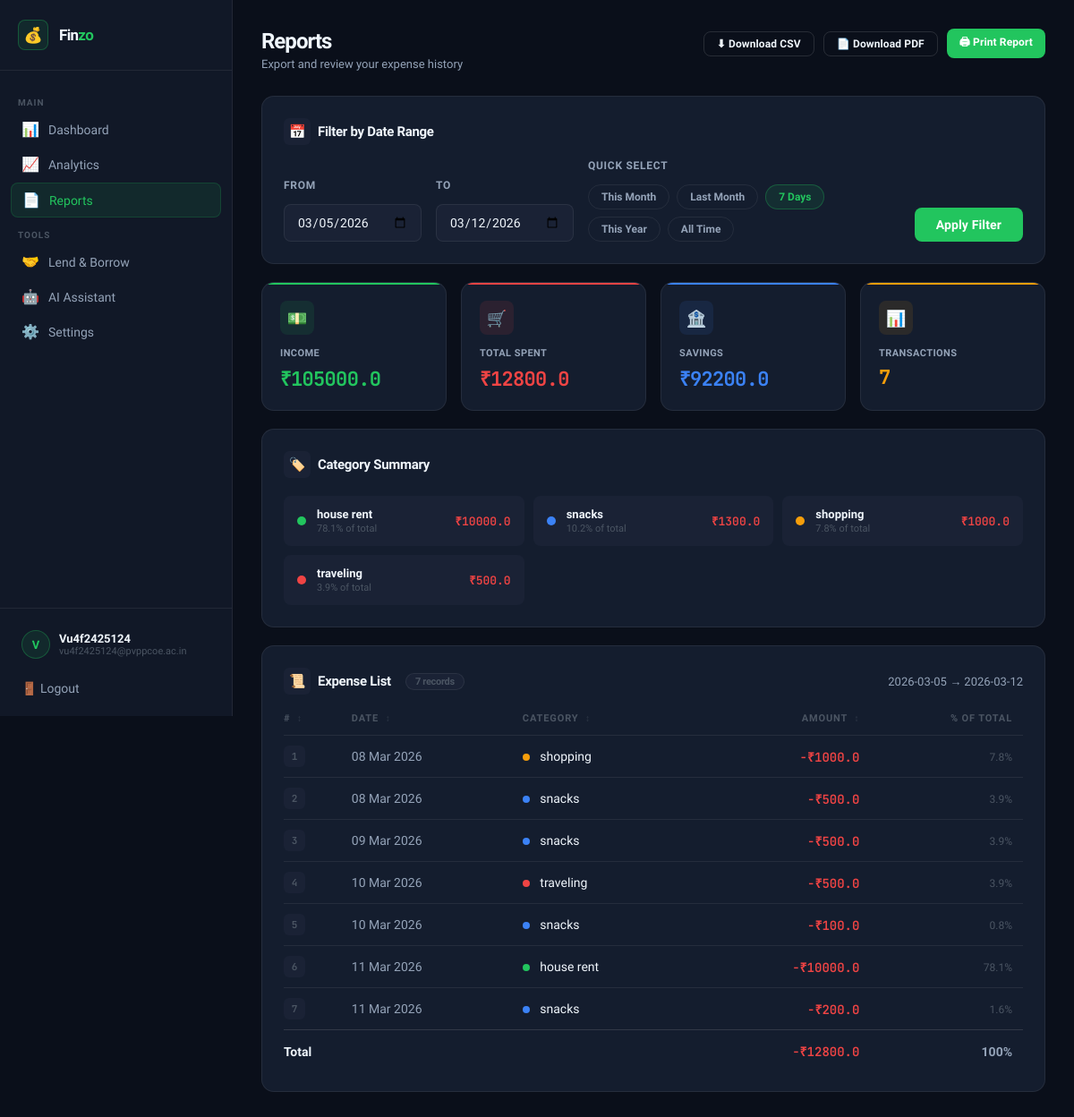
The app's page /reports?quick=last_7 (signed in) with its own data.
### app.py (models this page shows)
class User(db.Model):
    id           = db.Column(db.Integer, primary_key=True)
    email        = db.Column(db.String(120), unique=True, nullable=False)
    password     = db.Column(db.String(200), nullable=False)
    income       = db.Column(db.Float,  default=0)
    budget       = db.Column(db.Float,  default=0)
    savings_goal      = db.Column(db.Float,  default=0)
    occasional_fund   = db.Column(db.Float,  default=0)

class Expense(db.Model):
    id       = db.Column(db.Integer, primary_key=True)
    amount   = db.Column(db.Float,       nullable=False)
    category = db.Column(db.String(100), nullable=False)
    date     = db.Column(db.DateTime,    default=datetime.now)
    user_id  = db.Column(db.Integer, db.ForeignKey('user.id'), nullable=False)

### app.py (the view)
@app.route("/reports")
def reports():
    if 'user_id' not in session: return redirect(url_for('login'))
    user = db.session.get(User, session['user_id'])
    from_dt,to_dt,from_str,to_str,quick = _date_range_from_params(request.args)
    expenses      = _fetch_report_expenses(session['user_id'],from_dt,to_dt)
    total_expense = sum(e.amount for e in expenses)
    category_totals = defaultdict(float)
    for exp in expenses: category_totals[exp.category] += exp.amount
    return render_template("reports.html",
        email=session['user_email'], expenses=expenses,
        total_expense=total_expense, income=user.income,
        savings=user.income-total_expense,
        category_totals=dict(sorted(category_totals.items(),key=lambda x:x[1],reverse=True)),
        from_date=from_str, to_date=to_str, quick=quick,
        now=datetime.now().strftime("%d %b %Y, %I:%M %p"),
    )

### app.py (called while the page is built)
def _fetch_report_expenses(user_id, from_dt, to_dt):
    return Expense.query.filter(
        Expense.user_id == user_id,
        Expense.date    >= from_dt,
        Expense.date    <= to_dt
    ).order_by(Expense.date.asc()).all()

### templates/reports.html (shortened to what this page needs)
{% extends "layout.html" %}
{% set active_page = 'reports' %}
{% block content %}
<div class="page-header">
  <div>
    <h1 class="page-title">Reports</h1>
    <p class="page-subtitle">Export and review your expense history</p>
  </div>
  <div class="report-export-btns">
    <a href="/download_csv?from={{ from_date }}&to={{ to_date }}" class="btn btn-outline btn-sm">
      ⬇ Download CSV
    </a>
    <a href="/download_pdf?from={{ from_date }}&to={{ to_date }}" class="btn btn-outline btn-sm">
      📄 Download PDF
    </a>
    <button class="btn btn-primary btn-sm" onclick="window.print()">
      🖨 Print Report
    </button>
  </div>
</div>
<div class="card rp-filter-card">
  <h3 class="card-title" style="margin-bottom:16px"><span class="card-icon">📅</span> Filter by Date Range</h3>
  <form action="/reports" method="GET" class="rp-filter-form">
    <div class="rp-filter-row">
      <div class="rp-filter-group">
        <label class="form-label">From</label>
        <input class="input" type="date" name="from" value="{{ from_date }}" required>
      </div>
      <div class="rp-filter-group">
        <label class="form-label">To</label>
        <input class="input" type="date" name="to" value="{{ to_date }}" required>
      </div>
      <div class="rp-filter-group rp-quick-btns">
        <label class="form-label">Quick Select</label>
        <div style="display:flex;gap:8px;flex-wrap:wrap">
          <a href="/reports?quick=this_month"  class="filter-btn {% if quick=='this_month' %}active{% endif %}">This Month</a>
          <a href="/reports?quick=last_month"  class="filter-btn {% if quick=='last_month' %}active{% endif %}">Last Month</a>
          <a href="/reports?quick=last_7"      class="filter-btn {% if quick=='last_7' %}active{% endif %}">7 Days</a>
          <a href="/reports?quick=this_year"   class="filter-btn {% if quick=='this_year' %}active{% endif %}">This Year</a>
          <a href="/reports?quick=all"         class="filter-btn {% if quick=='all' %}active{% endif %}">All Time</a>
        </div>
      </div>
      <button class="btn btn-primary rp-filter-submit" type="submit">Apply Filter</button>
    </div>
  </form>
</div>
<div class="stats-grid" style="margin-bottom:20px">
  <div class="stat-card sc-green">
    <div class="stat-icon">💵</div>
    <div class="stat-label">Income</div>
    <div class="stat-value">₹{{ income }}</div>
  </div>
  <div class="stat-card sc-red">
    <div class="stat-icon">🛒</div>
    <div class="stat-label">Total Spent</div>
    <div class="stat-value">₹{{ total_expense|round(2) }}</div>
  </div>
  <div class="stat-card sc-blue">
    <div class="stat-icon">🏦</div>
    <div class="stat-label">Savings</div>
    <div class="stat-value">₹{{ savings|round(2) }}</div>
  </div>
  <div class="stat-card sc-amber">
    <div class="stat-icon">📊</div>
    <div class="stat-label">Transactions</div>
    <div class="stat-value">{{ expenses|length }}</div>
  </div>
</div>
{% if category_totals %}
<div class="card">
  <h3 class="card-title"><span class="card-icon">🏷️</span> Category Summary</h3>
  <div class="rp-cat-grid">
    {% set colors = ['#22C55E','#3B82F6','#F59E0B','#EF4444','#8B5CF6','#EC4899','#14B8A6','#F97316'] %}
    {% for cat, amt in category_totals.items() %}
      <div class="rp-cat-card">
        <span class="rp-cat-dot" style="background:{{ colors[loop.index0 % colors|length] }}"></span>
        <div class="rp-cat-info">
          <div class="rp-cat-name">{{ cat }}</div>
          <div class="rp-cat-pct">{{ ((amt / total_expense) * 100)|round(1) if total_expense else 0 }}% of total</div>
        </div>
        <span class="rp-cat-amt">₹{{ amt|round(2) }}</span>
      </div>
    {% endfor %}
  </div>
</div>
{% endif %}
<div class="card">
  <div style="display:flex;align-items:center;justify-content:space-between;margin-bottom:20px;flex-wrap:wrap;gap:12px">
    <h3 class="card-title" style="margin:0">
      <span class="card-icon">📜</span> Expense List
      <span class="rp-count-badge">{{ expenses|length }} records</span>
    </h3>
    {% if expenses %}
      <span style="font-size:13px;color:var(--text-2)">
        {{ from_date }} → {{ to_date }}
      </span>
    {% endif %}
  </div>
  {% if expenses %}
    <div class="rp-table-wrap">
      <table class="rp-table" id="expenseTable">
        <thead>
          <tr>
            <th class="sortable" onclick="sortTable(0)">#  <span class="sort-icon">↕</span></th>
            <th class="sortable" onclick="sortTable(1)">Date <span class="sort-icon">↕</span></th>
            <th class="sortable" onclick="sortTable(2)">Category <span class="sort-icon">↕</span></th>
            <th class="sortable" onclick="sortTable(3)" style="text-align:right">Amount <span class="sort-icon">↕</span></th>
            <th style="text-align:right">% of Total</th>
          </tr>
        </thead>
        <tbody>
          {% set colors = ['#22C55E','#3B82F6','#F59E0B','#EF4444','#8B5CF6','#EC4899','#14B8A6','#F97316'] %}
          {% set cat_list = category_totals.keys()|list %}
          {% for expense in expenses %}
            <tr>
              <td><span class="rp-row-num">{{ loop.index }}</span></td>
              <td style="color:var(--text-2)">{{ expense.date.strftime('%d %b %Y') }}</td>
              <td>
                {% set ci = cat_list.index(expense.category) if expense.category in cat_list else 0 %}
                <span class="cat-dot" style="background:{{ colors[ci % colors|length] }};"></span>
                <span class="cat-name">{{ expense.category }}</span>
              </td>
              <td style="text-align:right">
                <span class="expense-amt">-₹{{ expense.amount }}</span>
              </td>
              <td style="text-align:right">
                <span class="rp-pct" style="font-size:12px;color:var(--text-3)">
                  {{ ((expense.amount / total_expense) * 100)|round(1) if total_expense else 0 }}%
                </span>
              </td>
            </tr>
          {% endfor %}
        </tbody>
        <tfoot>
          <tr class="rp-total-row">
            <td colspan="3"><strong>Total</strong></td>
            <td style="text-align:right"><strong class="expense-amt">-₹{{ total_expense|round(2) }}</strong></td>
            <td style="text-align:right"><strong style="color:var(--text-2)">100%</strong></td>
          </tr>
        </tfoot>
      </table>
    </div>
  {% else %}
    <div class="empty">
      <div class="empty-icon">🧾</div>
      <div class="empty-text">No expenses found for this date range</div>
    </div>
  {% endif %}
</div>
{% endblock %}

### templates/layout.html (shortened to what this page needs)
<!DOCTYPE html>
<html lang="en">
<head>
  <link rel="stylesheet" href="{{ url_for('static', filename='css/style.css') }}">
</head>
<body>
<div class="dash-layout">
  <aside class="sidebar" id="sidebar">
    <a href="/" class="sidebar-brand">
      <div class="sidebar-brand-icon">💰</div>
      <span class="sidebar-brand-text">Fin<span>zo</span></span>
    </a>
    <nav class="sidebar-nav">
      <span class="sidebar-section-label">Main</span>
      <a href="/dashboard" class="nav-link {% if active_page == 'dashboard' %}active{% endif %}">
        <span class="nav-link-icon">📊</span> Dashboard
      </a>
      <a href="/analytics" class="nav-link {% if active_page == 'analytics' %}active{% endif %}">
        <span class="nav-link-icon">📈</span> Analytics
      </a>
      <a href="/reports" class="nav-link {% if active_page == 'reports' %}active{% endif %}">
        <span class="nav-link-icon">📄</span> Reports
      </a>
      <span class="sidebar-section-label">Tools</span>
      <a href="/lend-borrow" class="nav-link {% if active_page == 'lend_borrow' %}active{% endif %}">
        <span class="nav-link-icon">🤝</span> Lend &amp; Borrow
      </a>
      <a href="/assistant" class="nav-link {% if active_page == 'assistant' %}active{% endif %}">
        <span class="nav-link-icon">🤖</span> AI Assistant
      </a>
      <a href="/settings" class="nav-link {% if active_page == 'settings' %}active{% endif %}">
        <span class="nav-link-icon">⚙️</span> Settings
      </a>
    </nav>
    <div class="sidebar-footer">
      <div class="sidebar-user">
        <div class="sidebar-user-avatar">{{ email[0]|upper if email else 'U' }}</div>
        <div class="sidebar-user-info">
          <div class="sidebar-user-name">{{ email.split('@')[0]|title if email else 'User' }}</div>
          <div class="sidebar-user-email">{{ email }}</div>
        </div>
      </div>
      <a href="/logout" class="sidebar-logout">🚪 Logout</a>
    </div>
  </aside>
  <main class="dash-main">
    {% block content %}{% endblock %}
  </main>
</div>
</body>
</html>

### records on screen
User: email "vu4f2425124@pvppcoe.ac.in", income "105000.0"
Expense: category "house rent", value "78.1", amount "10000.0", date "11 Mar 2026", amount "78.1"
Expense: category "snacks", value "10.2", amt "1300.0", date "08 Mar 2026", amount "500.0", amount "3.9"
Expense: category "shopping", value "7.8", amount "1000.0", date "08 Mar 2026", amount "7.8"
Expense: category "traveling", value "3.9", amount "500.0", date "10 Mar 2026", amount "3.9"
Expense: date "09 Mar 2026", category "snacks", amount "500.0", amount "3.9"
Expense: date "10 Mar 2026", category "snacks", amount "100.0", amount "0.8"
Expense: date "11 Mar 2026", category "snacks", amount "200.0", amount "1.6"

### other values on screen
{{ email[0]|upper if email else 'U' }} "V"
{{ email.split('@')[0]|title if email else 'User' }} "Vu4f2425124"
{{ total_expense|round(2) }} "12800.0"
{{ savings|round(2) }} "92200.0"
{{ expenses|length }} "7"
{{ from_date }} "2026-03-05"
{{ to_date }} "2026-03-12"
